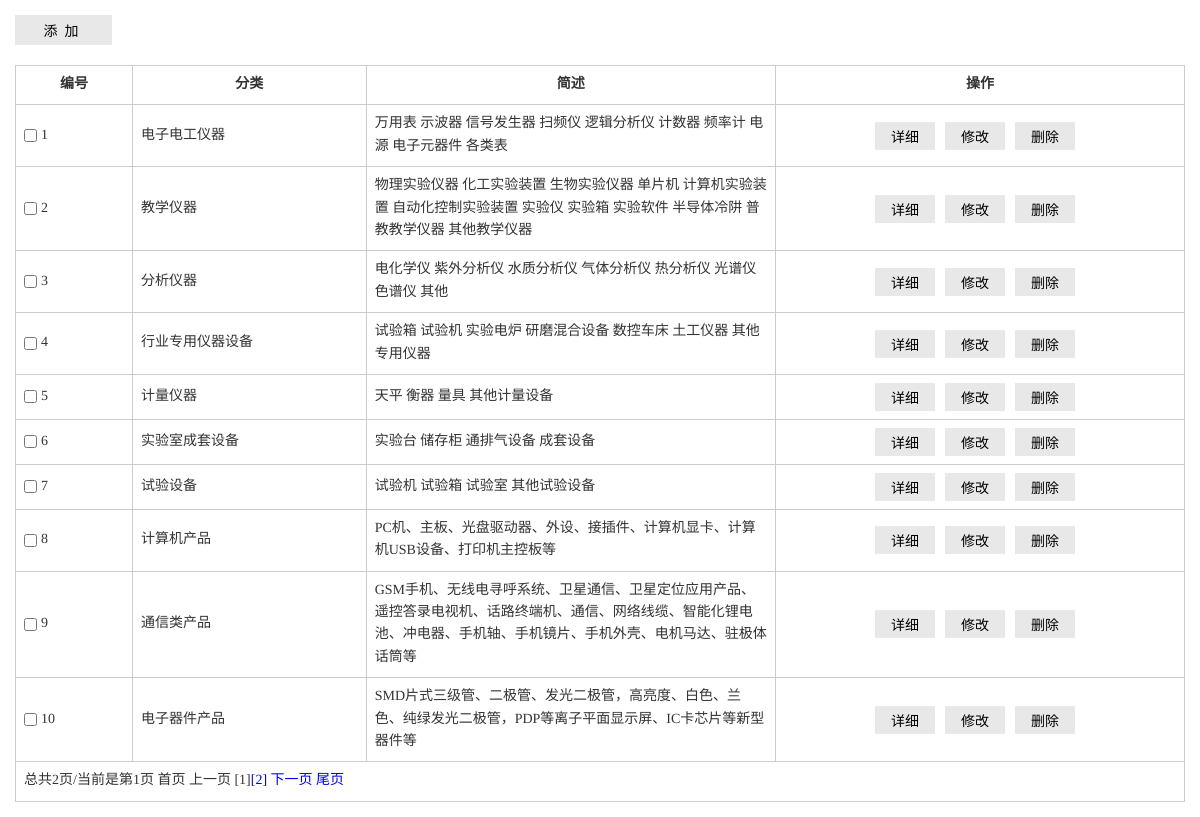
/admin/listCate.php (signed in), run on the app's committed database.
### tables this page shows
CREATE TABLE `dev_cate` (
  `id` int(10) unsigned NOT NULL AUTO_INCREMENT,
  `catname` varchar(32) NOT NULL DEFAULT '' COMMENT '分类名称',
  `catdesc` text COMMENT '分类简述',
  PRIMARY KEY (`id`),
  UNIQUE KEY `catname` (`catname`)
);

### lib/mysql.func.php (called while the page is built, shortened)
<?php
function fetchAll($sql,$result_type=MYSQL_ASSOC){
	$result=mysql_query($sql);
	while(@$row=mysql_fetch_array($result,$result_type)){
		$rows[]=$row;
	}
	return $rows;
}
function getResultNum($sql){
	$result=mysql_query($sql);
	return mysql_num_rows($result);
}

### admin/listCate.php (the view, shortened to what this page needs)
<?php
$page=$_REQUEST['page']?(int)$_REQUEST['page']:1;
$sql="select * from dev_cate";
$totalRows=getResultNum($sql);
$pageSize=10;
$totalPage=ceil($totalRows/$pageSize);
$offset=($page-1)*$pageSize;
$sql="select id,catname,catdesc from dev_cate order by id asc limit {$offset},{$pageSize}";
$rows=fetchAll($sql);
?>
<!DOCTYPE html PUBLIC "-//W3C//DTD HTML 4.01 Transitional//EN" "http://www.w3.org/TR/html4/loose.dtd">
<html>
<head>
<link rel="stylesheet" href="../public/styles/backstage.css">
</head>
<body>
<div class="details">
                    <div class="details_operation clearfix">
                        <div class="bui_select">
                            <input type="button" value="添&nbsp;&nbsp;加" class="add" onclick="addCate()">
                        </div>
                    </div>
                    <table class="table" cellspacing="0" cellpadding="0">
                        <thead>
                            <tr>
                                <th width="10%">编号</th>
                                <th width="20%">分类</th>
								<th width="35%">简述</th>
                                <th>操作</th>
                            </tr>
                        </thead>
                        <tbody>
                        <?php  foreach($rows as $row):?>
                            <tr>
                                <td><input type="checkbox" id="c1" class="check"><label for="c1" class="label"><?php echo $row['id'];?></label></td>
                                <td><?php echo $row['catname'];?></td>
								<td><?php echo $row['catdesc'];?></td>
                                <td align="center"><input type="button" value="详细" class="btn" onclick="showCate(<?php echo $row['id'];?>)"><input type="button" value="修改" class="btn" onclick="editCate(<?php echo $row['id'];?>)"><input type="button" value="删除" class="btn"  onclick="delCate(<?php echo $row['id'];?>)"></td>
                            </tr>
                            <?php endforeach;?>
                            <?php if($totalRows>$pageSize):?>
                            <tr>
                            	<td colspan="4"><?php echo showPage($page, $totalPage);?></td>
                            </tr>
                            <?php endif;?>
                        </tbody>
                    </table>
                </div>
</body>
</html>

### public/styles/backstage.css (style rules this page uses)
* { margin:0;padding:0;border:0;-moz-box-sizing:border-box;-webkit-box-sizing:border-box;box-sizing:border-box;-webkit-font-smoothing:subpixel-antialiased;-moz-osx-font-smoothing:grayscale }
html { overflow-x:hidden;-ms-text-size-adjust: 100%;-webkit-text-size-adjust: 100% }
*,:after,:before { -webkit-box-sizing:border-box;-moz-box-sizing:border-box;box-sizing:border-box }
body { font-family: Exo,'-apple-system','Open Sans',HelveticaNeue-Light,'Helvetica Neue Light','Helvetica Neue','Hiragino Sans GB','Microsoft YaHei',Helvetica,Arial,sans-serif;font-size:14px;line-height:1.6;color:#333;text-rendering:geometricPrecision;margin:0 auto; }
input,select,textarea { outline: none;border: none; background: none; }
.clearfix:after, .clearfix:before { content: ""; display: table; }
.clearfix:after { clear: both; }
.clearfix { zoom:1; }
.details_operation { margin-bottom: 20px; }
.details { padding: 15px; font-family: "微软雅黑"; }
.bui_select { height: 30px;float: left;margin-right: 5px;background-color: #E8E8E8; }
.add { width: 92px;height: 30px;font-family: "微软雅黑";font-size: 14px;margin-right: 5px;background-color: #E8E8E8; }
.table { border-collapse: collapse; width: 100%; font-size: 14px; }
.table th,.table td { border: solid 1px #ccc; padding: 8px; }
.label,.check { vertical-align: middle; }
.check { margin-right: 4px; }
.btn { padding: 4px 16px;background-color: #E8E8E8;margin: 0 10px 0 0;font-family: "微软雅黑";font-size: 14px;color: #000; }

### data on the page
dev_cate: id "1", catname "电子电工仪器", catdesc "万用表 示波器 信号发生器 扫频仪 逻辑分析仪 计数器 频率计 电源 电子元器件 各类表"
dev_cate: id "2", catname "教学仪器", catdesc "物理实验仪器 化工实验装置 生物实验仪器 单片机 计算机实验装置 自动化控制实验装置 实验仪 实验箱 实验软件 半导体冷阱 普教教学仪器 其他教学仪器"
dev_cate: id "3", catname "分析仪器", catdesc "电化学仪 紫外分析仪 水质分析仪 气体分析仪 热分析仪 光谱仪 色谱仪 其他"
dev_cate: id "4", catname "行业专用仪器设备", catdesc "试验箱 试验机 实验电炉 研磨混合设备 数控车床 土工仪器 其他专用仪器"
dev_cate: id "5", catname "计量仪器", catdesc "天平 衡器 量具 其他计量设备"
dev_cate: id "6", catname "实验室成套设备", catdesc "实验台 储存柜 通排气设备 成套设备"
dev_cate: id "7", catname "试验设备", catdesc "试验机 试验箱 试验室 其他试验设备"
dev_cate: id "8", catname "计算机产品", catdesc "PC机、主板、光盘驱动器、外设、接插件、计算机显卡、计算机USB设备、打印机主控板等"
dev_cate: id "9", catname "通信类产品", catdesc "GSM手机、无线电寻呼系统、卫星通信、卫星定位应用产品、遥控答录电视机、话路终端机、通信、网络线缆、智能化锂电池、冲电器、手机轴、手机镜片、手机外壳、电机马达、驻极体话筒等"
dev_cate: id "10", catname "电子器件产品", catdesc "SMD片式三级管、二极管、发光二极管，高亮度、白色、兰色、纯绿发光二极管，PDP等离子平面显示屏、IC卡芯片等新型器件等"

### other printed values
showPage($page, $totalPage) "总共2页/当前是第1页"
